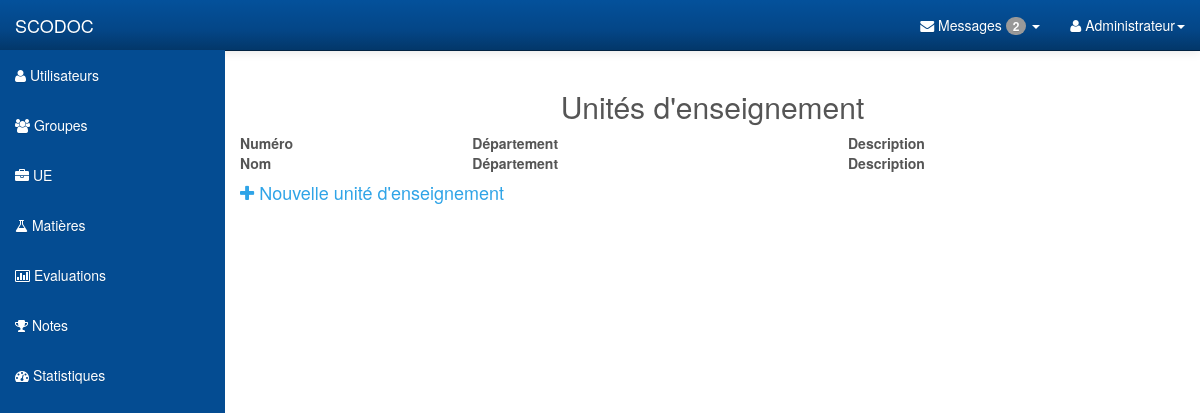
The page /ue.php (signed in) on the database as committed earlier.
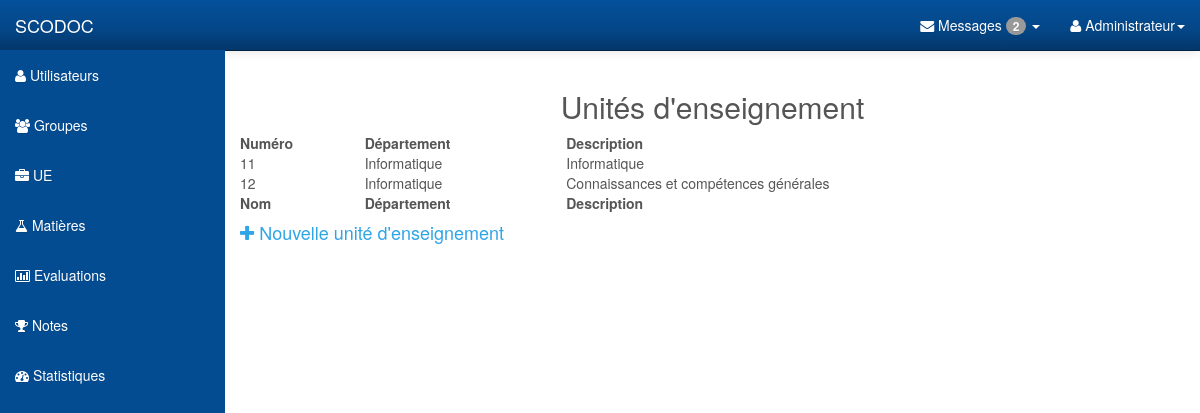
The same page on the database as committed later.
### tables this page shows
CREATE TABLE IF NOT EXISTS `teachingunit` (
  `id` int(11) NOT NULL AUTO_INCREMENT,
  `name` varchar(25) NOT NULL,
  `description` varchar(400) NOT NULL,
  `dept_id` int(11) NOT NULL,
  PRIMARY KEY (`id`)
);

CREATE TABLE IF NOT EXISTS `departments` (
  `id` int(11) NOT NULL AUTO_INCREMENT,
  `name` varchar(25) DEFAULT NULL,
  `admin_id` int(11) DEFAULT NULL,
  PRIMARY KEY (`id`)
);

### get_ue.php (the view, shortened to what this page needs)
<?php
	function get_all_ue()
	{
		include("pdo.php");
		$req=$pdo->query('SELECT * FROM teachingunit');
		while ($data=$req->fetch())
		{
			include("pdo.php");
			$req=$pdo->query('SELECT * FROM teachingunit');
			while ($data=$req->fetch())
			{
				echo '<tr>';
				echo '<td>'.$data["name"].'</td>';
				$req2=$pdo->query('SELECT name FROM departments WHERE id='.$data["dept_id"].'');
				$data2=$req2->fetch();
				$dept_name=$data2["name"];
				echo '<td>'.$dept_name.'</td>';
				echo '<td>'.$data["description"].'</td>';
				echo '</tr>';
			}
		}
	}
?>

Rows that differ between the two databases and show on the page:
added teachingunit: name "11", departments.name "Informatique", description "Informatique"
added teachingunit: name "12", departments.name "Informatique", description "Connaissances et compétences générales"
